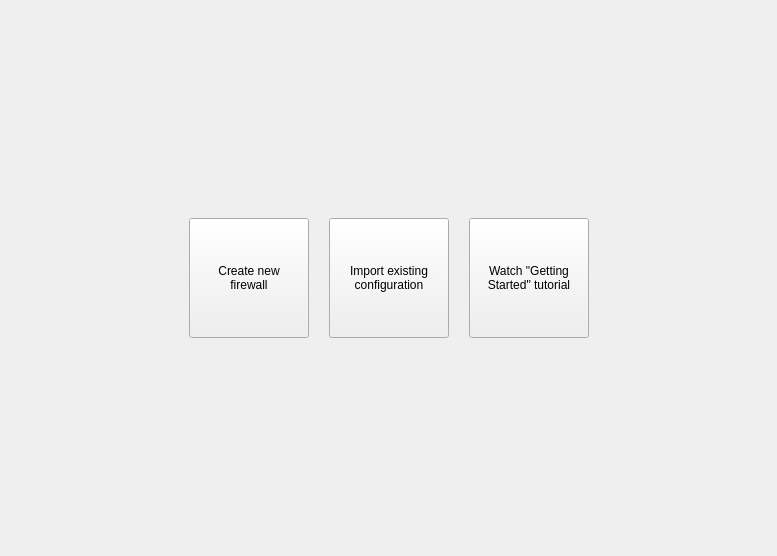
<?xml version="1.0" encoding="UTF-8"?>
<ui version="4.0">
 <class>WorkflowIcons_q</class>
 <widget class="QWidget" name="WorkflowIcons_q">
  <property name="geometry">
   <rect>
    <x>0</x>
    <y>0</y>
    <width>777</width>
    <height>556</height>
   </rect>
  </property>
  <property name="windowTitle">
   <string>Form</string>
  </property>
  <layout class="QGridLayout" name="gridLayout">
   <item row="0" column="0">
    <spacer name="verticalSpacer">
     <property name="orientation">
      <enum>Qt::Vertical</enum>
     </property>
     <property name="sizeHint" stdset="0">
      <size>
       <width>20</width>
       <height>210</height>
      </size>
     </property>
    </spacer>
   </item>
   <item row="1" column="0">
    <layout class="QHBoxLayout" name="horizontalLayout">
     <property name="spacing">
      <number>20</number>
     </property>
     <item>
      <spacer name="horizontalSpacer">
       <property name="orientation">
        <enum>Qt::Horizontal</enum>
       </property>
       <property name="sizeHint" stdset="0">
        <size>
         <width>40</width>
         <height>20</height>
        </size>
       </property>
      </spacer>
     </item>
     <item>
      <widget class="QToolButton" name="newFirewall">
       <property name="minimumSize">
        <size>
         <width>120</width>
         <height>120</height>
        </size>
       </property>
       <property name="cursor">
        <cursorShape>PointingHandCursor</cursorShape>
       </property>
       <property name="styleSheet">
        <string notr="true"/>
       </property>
       <property name="text">
        <string>Create new
firewall</string>
       </property>
       <property name="icon">
        <iconset resource="MainRes.qrc">
         <normaloff>:/Icons/firewall_64.png</normaloff>:/Icons/firewall_64.png</iconset>
       </property>
       <property name="iconSize">
        <size>
         <width>64</width>
         <height>64</height>
        </size>
       </property>
       <property name="toolButtonStyle">
        <enum>Qt::ToolButtonTextUnderIcon</enum>
       </property>
      </widget>
     </item>
     <item>
      <widget class="QToolButton" name="importConfig">
       <property name="minimumSize">
        <size>
         <width>120</width>
         <height>120</height>
        </size>
       </property>
       <property name="cursor">
        <cursorShape>PointingHandCursor</cursorShape>
       </property>
       <property name="styleSheet">
        <string notr="true"/>
       </property>
       <property name="text">
        <string>Import existing
configuration</string>
       </property>
       <property name="icon">
        <iconset resource="MainRes.qrc">
         <normaloff>:/Icons/Import-big</normaloff>:/Icons/Import-big</iconset>
       </property>
       <property name="iconSize">
        <size>
         <width>64</width>
         <height>64</height>
        </size>
       </property>
       <property name="toolButtonStyle">
        <enum>Qt::ToolButtonTextUnderIcon</enum>
       </property>
      </widget>
     </item>
     <item>
      <widget class="QToolButton" name="action_getting_started">
       <property name="minimumSize">
        <size>
         <width>120</width>
         <height>120</height>
        </size>
       </property>
       <property name="cursor">
        <cursorShape>PointingHandCursor</cursorShape>
       </property>
       <property name="styleSheet">
        <string notr="true"/>
       </property>
       <property name="text">
        <string>Watch &quot;Getting
Started&quot; tutorial</string>
       </property>
       <property name="icon">
        <iconset resource="MainRes.qrc">
         <normaloff>:/Icons/Tutorial</normaloff>:/Icons/Tutorial</iconset>
       </property>
       <property name="iconSize">
        <size>
         <width>64</width>
         <height>64</height>
        </size>
       </property>
       <property name="toolButtonStyle">
        <enum>Qt::ToolButtonTextUnderIcon</enum>
       </property>
      </widget>
     </item>
     <item>
      <spacer name="horizontalSpacer_2">
       <property name="orientation">
        <enum>Qt::Horizontal</enum>
       </property>
       <property name="sizeHint" stdset="0">
        <size>
         <width>40</width>
         <height>20</height>
        </size>
       </property>
      </spacer>
     </item>
    </layout>
   </item>
   <item row="2" column="0">
    <spacer name="verticalSpacer_2">
     <property name="orientation">
      <enum>Qt::Vertical</enum>
     </property>
     <property name="sizeHint" stdset="0">
      <size>
       <width>20</width>
       <height>210</height>
      </size>
     </property>
    </spacer>
   </item>
  </layout>
 </widget>
 <resources>
  <include location="MainRes.qrc"/>
 </resources>
 <connections/>
</ui>
